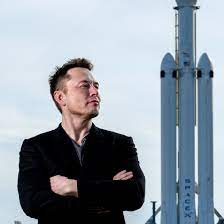
#> input picture Python/OPENCV/Photos/dataset/Elon Musk/download (11).jpeg, 224 x 224 px, found by its file name; its folder holds only this picture in this run
$ python face_train.py
#> lines starting #> are read from the running program, lines starting #| are printed output that depends on the picture
import cv2 as cv
import os
import numpy as np

#list of models of label
#M1 to create people list
'''
people = ['Elon Musk','K L Rahul','Narendra Modi','Rahul Gandhi','Virat Kohli']
'''
#M2 to create people list
people = []
for i in os.listdir('D:/Codes/Python/OPENCV/Photos/dataset'):
    people.append(i)
#> pass 2 of the loop `for i in os.listdir('D:/Codes/Python/OPENCV/Photos/dataset'):`:
#print(people)
''''''
DIR = 'D:/Codes/Python/OPENCV/Photos/dataset'
#training set
features = [] #image array
labels = [] #label of image
haar_cascade = cv.CascadeClassifier('D:/Codes/Python/OPENCV/haar_face.xml') #face detector

def create_train():
    for person in people:
        path = os.path.join(DIR,person) #joins individual folder to path
        label = people.index(person) #label iterates through each folder
        for img in os.listdir(path): #img iterates through images in folder
            img_path = os.path.join(path,img) #joins individual image to path
            img_array = cv.imread(img_path)
#> img_array is the input picture: shape (224, 224, 3); mean B, G, R 165.2, 154.9, 145.5

            #improving quality of dataset by resizing and reducing noise
            #increases time of training
            scale = 2
            dim = (int(img_array.shape[1]*scale),int(img_array.shape[0]*scale))
#> dim = (448, 448)
            img_array = cv.resize(img_array,dim,interpolation=cv.INTER_CUBIC)
#> img_array: shape (448, 448, 3)
            img_array = cv.bilateralFilter(img_array,10,30,30)

            gray = cv.cvtColor(img_array,cv.COLOR_BGR2GRAY) #gray
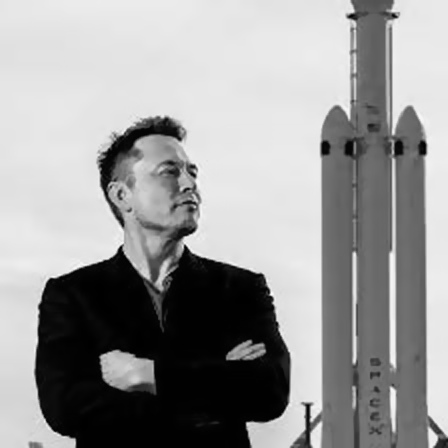
#> gray: shape (448, 448); min 0, max 248, mean 153.3
            faces_rect = haar_cascade.detectMultiScale(gray,scaleFactor=1.1,minNeighbors=3) #rectangle
#> faces_rect = [[153, 150, 59, 59], [100, 153, 75, 75]]
            for (x,y,w,h) in faces_rect:
                faces_roi = gray[y:y+h,x:x+w] #range_of_interest
                features.append(faces_roi) # type: ignore #appending face to feature
                labels.append(label) # type: ignore #appending corresponding label(index to folder) to labels
#> this loop made 2 passes
#> pass 1, in create_train, `faces_roi = gray[y:y+h,x:x+w]`:
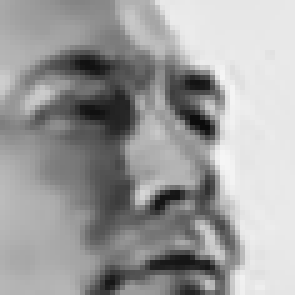
#> faces_roi: shape (59, 59) (shown 5 times larger); min 11, max 246, mean 158.4
#> pass 2, in create_train, `faces_roi = gray[y:y+h,x:x+w]`:
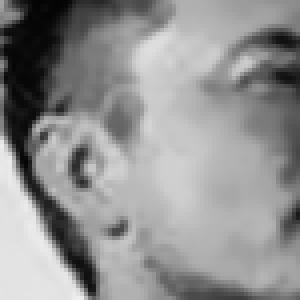
#> faces_roi: shape (75, 75) (shown 4 times larger); min 4, max 239, mean 144.5
#> after the loop, features = 2 items; labels = [0, 0]
#> pass 2 of the loop in create_train, `for person in people:`:
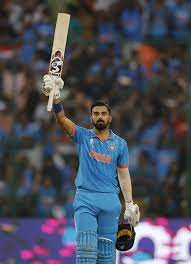
#> input picture Python/OPENCV/Photos/dataset/K L Rahul/download (1).jpeg, 191 x 264 px, found by its file name
#> in create_train, img_array is the input picture: shape (264, 191, 3); mean B, G, R 87.4, 76.4, 74.4
#> in create_train, `gray = cv.cvtColor(img_array,cv.COLOR_BGR2GRAY)`:
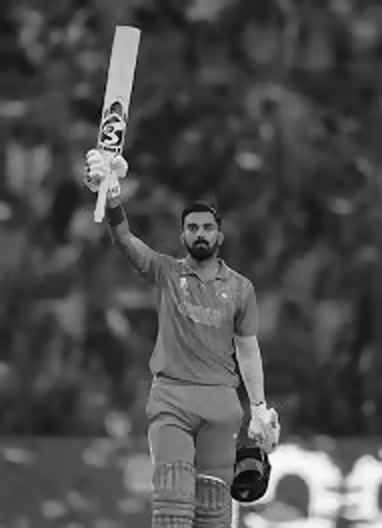
#> gray: shape (528, 382); min 2, max 250, mean 77
#> faces_rect = [[178, 210, 46, 46]]
#> the loop in create_train, `for (x,y,w,h) in faces_rect:` made 1 pass
#> pass 1, in create_train, `faces_roi = gray[y:y+h,x:x+w]`:
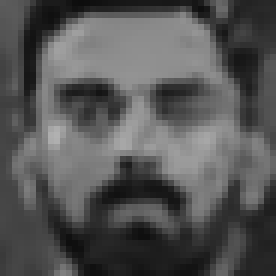
#> faces_roi: shape (46, 46) (shown 6 times larger); min 13, max 177, mean 85
#> after the loop in create_train, `for (x,y,w,h) in faces_rect:`: features = 3 items; labels = [0, 0, 1]

create_train()
print("TRAINING COMPLETE!!!")

#print(f"Length of features = {len(features)}") # -> no. of faces detected
#print(f"Length of labels = {len(labels)}") # -> no. of corresponding labels

features = np.array(features,dtype='object') #conversion to np arrays
labels = np.array(labels) #conversion to np arrays

face_recognizer = cv.face.LBPHFaceRecognizer_create() # type: ignore #instantiate face recogniser

#train the recognizer on the features and the labels list
face_recognizer.train(features,labels)

#in case we do not save to yml file, we have to train the recognizer each time before using it
face_recognizer.save('D:/Codes/Python/OPENCV/face_trained.yml')
np.save('D:/Codes/Python/OPENCV/features.npy',features)
np.save('D:/Codes/Python/OPENCV/labels.npy',features)
''''''
